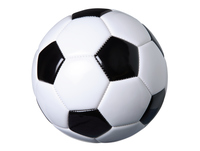
#> input picture LAB-5/football.jpg, 200 x 151 px
$ jupyter execute --allow-errors task-5.ipynb
#> lines starting #> are read from the running program, lines starting #| are printed output that depends on the picture; after the words box and inside, x2 and y2 are one past the last pixel; in counts of white or black regions, pixels touching at a corner belong together
[cell 1]
import numpy as np
import cv2 as cv
import matplotlib.pyplot as plt
from matplotlib.gridspec import GridSpec

[cell 2]
img = cv.imread('Lenna.png')
#> (the rest of this cell did not finish here and is left out)

#> (a cell that did not finish here is left out)

#> (a cell that did not finish here is left out)

#> (a cell that did not finish here is left out)

#> (a cell that did not finish here is left out)

#> (a cell that did not finish here is left out)

[cell 8]
row,col = 3,3
fig = plt.figure(figsize=(16,12))
gs = GridSpec(row,col)

fig.add_subplot(gs[0,0])
plt.title("Gausian Noise")
#> (the rest of this cell did not finish here and is left out)

#> (a cell that did not finish here is left out)

[cell 10]
row,col = 3,3
fig = plt.figure(figsize=(16,12))
gs = GridSpec(row,col)


fig.add_subplot(gs[0,0])
plt.title('Gausian Blur')
#> (the rest of this cell did not finish here and is left out)

[cell 11]
# Template Matching
foot_path = 'football.jpg'
fielder_path = 'fl1.jpeg'

img1 = cv.imread(foot_path)
#> img1 is the input picture: shape (151, 200, 3); mean B, G, R 211.9, 208.6, 208.1
img2 = cv.imread(fielder_path)
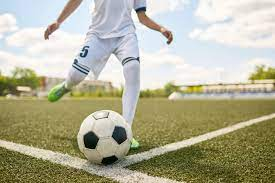
#> input picture LAB-5/fl1.jpeg, 275 x 183 px
#> img2 is the input picture: shape (183, 275, 3); mean B, G, R 151.8, 176.5, 178.7

h,w,c = img1.shape
#> h = 151; w = 200; c = 3

img1 = cv.cvtColor(img1,cv.COLOR_BGR2GRAY)
#> img1: shape (151, 200)
img2 = cv.cvtColor(img2,cv.COLOR_BGR2GRAY)
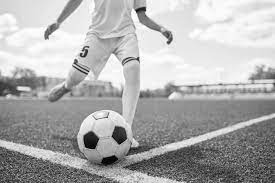
#> img2: shape (183, 275); min 1, max 255, mean 174.3

img2c = img2.copy()

result = cv.matchTemplate(img2c,img1,cv.TM_CCOEFF)
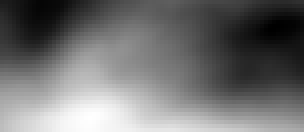
#> result: shape (33, 76) float32 (shown 4 times larger); min -10509414, max 15595943, mean 1116290.6; drawn with min black and max white
min_val,max_val,min_loc,max_loc = cv.minMaxLoc(result)
#> min_val = -10509414; max_val = 15595943; min_loc = (68, 6); max_loc = (22, 29)

print(f'min_location: {min_loc}\nmax_location: {max_loc}')
#| min_location: (68, 6)
#| max_location: (22, 29)

[cell 12]
foot_path = 'football.jpg'
fielder_path = 'fl1.jpeg'

img1 = cv.imread(foot_path)
img2 = cv.imread(fielder_path)

h,w,c = img1.shape

img1 = cv.cvtColor(img1,cv.COLOR_BGR2GRAY)
img2 = cv.cvtColor(img2,cv.COLOR_BGR2GRAY)

img2c = img2.copy()

result = cv.matchTemplate(img2c,img1,cv.TM_CCOEFF)
min_val,max_val,min_loc,max_loc = cv.minMaxLoc(result)

print(f'min_location: {min_loc}\nmax_location: {max_loc}')
#| min_location: (68, 6)
#| max_location: (22, 29)

[cell 13]
topleft = max_loc
#> topleft = (22, 29)
bottom_right = [topleft[0] + w, topleft[1] + h]
#> bottom_right = [222, 180]
cv.rectangle(img2c,topleft,bottom_right,255,3)
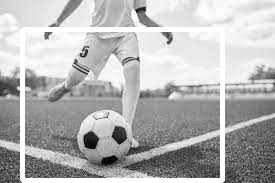
#> img2c: shape (183, 275); 6.93% of pixels changed, all inside (x1, y1, x2, y2) = (20, 27, 225, 183)
plt.imshow(img2c,cmap='gray')
plt.savefig('3.jpg')
plt.show()
